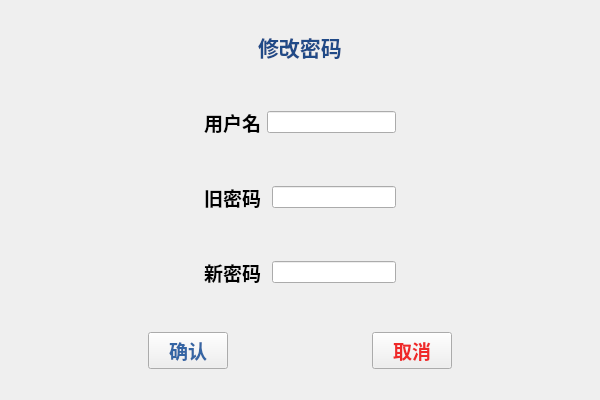
<?xml version="1.0" encoding="UTF-8"?>
<ui version="4.0">
 <class>change_pw</class>
 <widget class="QWidget" name="change_pw">
  <property name="geometry">
   <rect>
    <x>0</x>
    <y>0</y>
    <width>600</width>
    <height>400</height>
   </rect>
  </property>
  <property name="maximumSize">
   <size>
    <width>600</width>
    <height>400</height>
   </size>
  </property>
  <property name="windowTitle">
   <string>Form</string>
  </property>
  <layout class="QGridLayout" name="gridLayout">
   <item row="1" column="0">
    <layout class="QHBoxLayout" name="horizontalLayout">
     <item>
      <spacer name="horizontalSpacer">
       <property name="orientation">
        <enum>Qt::Horizontal</enum>
       </property>
       <property name="sizeHint" stdset="0">
        <size>
         <width>40</width>
         <height>20</height>
        </size>
       </property>
      </spacer>
     </item>
     <item>
      <widget class="QLabel" name="label">
       <property name="font">
        <font>
         <family>AR PL UKai CN</family>
         <pointsize>16</pointsize>
         <weight>75</weight>
         <bold>true</bold>
        </font>
       </property>
       <property name="text">
        <string>&lt;html&gt;&lt;head/&gt;&lt;body&gt;&lt;p&gt;&lt;span style=&quot; color:#204a87;&quot;&gt;修改密码&lt;/span&gt;&lt;/p&gt;&lt;/body&gt;&lt;/html&gt;</string>
       </property>
      </widget>
     </item>
     <item>
      <spacer name="horizontalSpacer_2">
       <property name="orientation">
        <enum>Qt::Horizontal</enum>
       </property>
       <property name="sizeHint" stdset="0">
        <size>
         <width>40</width>
         <height>20</height>
        </size>
       </property>
      </spacer>
     </item>
    </layout>
   </item>
   <item row="2" column="0">
    <layout class="QHBoxLayout" name="horizontalLayout_5">
     <item>
      <spacer name="horizontalSpacer_7">
       <property name="orientation">
        <enum>Qt::Horizontal</enum>
       </property>
       <property name="sizeHint" stdset="0">
        <size>
         <width>40</width>
         <height>20</height>
        </size>
       </property>
      </spacer>
     </item>
     <item>
      <layout class="QVBoxLayout" name="verticalLayout">
       <item>
        <spacer name="verticalSpacer_3">
         <property name="orientation">
          <enum>Qt::Vertical</enum>
         </property>
         <property name="sizeHint" stdset="0">
          <size>
           <width>20</width>
           <height>15</height>
          </size>
         </property>
        </spacer>
       </item>
       <item>
        <layout class="QHBoxLayout" name="horizontalLayout_2">
         <item>
          <widget class="QLabel" name="label_2">
           <property name="font">
            <font>
             <family>AR PL UKai CN</family>
             <pointsize>14</pointsize>
             <weight>75</weight>
             <bold>true</bold>
            </font>
           </property>
           <property name="text">
            <string>用户名</string>
           </property>
          </widget>
         </item>
         <item>
          <widget class="QLineEdit" name="lineEdit"/>
         </item>
        </layout>
       </item>
       <item>
        <spacer name="verticalSpacer">
         <property name="orientation">
          <enum>Qt::Vertical</enum>
         </property>
         <property name="sizeHint" stdset="0">
          <size>
           <width>20</width>
           <height>40</height>
          </size>
         </property>
        </spacer>
       </item>
       <item>
        <layout class="QHBoxLayout" name="horizontalLayout_3">
         <item>
          <widget class="QLabel" name="label_3">
           <property name="font">
            <font>
             <family>AR PL UKai CN</family>
             <pointsize>14</pointsize>
             <weight>75</weight>
             <bold>true</bold>
            </font>
           </property>
           <property name="text">
            <string>旧密码 </string>
           </property>
          </widget>
         </item>
         <item>
          <widget class="QLineEdit" name="lineEdit_2"/>
         </item>
        </layout>
       </item>
       <item>
        <spacer name="verticalSpacer_2">
         <property name="orientation">
          <enum>Qt::Vertical</enum>
         </property>
         <property name="sizeHint" stdset="0">
          <size>
           <width>20</width>
           <height>40</height>
          </size>
         </property>
        </spacer>
       </item>
       <item>
        <layout class="QHBoxLayout" name="horizontalLayout_4">
         <item>
          <widget class="QLabel" name="label_4">
           <property name="font">
            <font>
             <family>AR PL UKai CN</family>
             <pointsize>14</pointsize>
             <weight>75</weight>
             <bold>true</bold>
            </font>
           </property>
           <property name="text">
            <string>新密码 </string>
           </property>
          </widget>
         </item>
         <item>
          <widget class="QLineEdit" name="lineEdit_3"/>
         </item>
        </layout>
       </item>
       <item>
        <spacer name="verticalSpacer_4">
         <property name="orientation">
          <enum>Qt::Vertical</enum>
         </property>
         <property name="sizeHint" stdset="0">
          <size>
           <width>20</width>
           <height>15</height>
          </size>
         </property>
        </spacer>
       </item>
      </layout>
     </item>
     <item>
      <spacer name="horizontalSpacer_8">
       <property name="orientation">
        <enum>Qt::Horizontal</enum>
       </property>
       <property name="sizeHint" stdset="0">
        <size>
         <width>40</width>
         <height>20</height>
        </size>
       </property>
      </spacer>
     </item>
    </layout>
   </item>
   <item row="4" column="0">
    <spacer name="horizontalSpacer_3">
     <property name="orientation">
      <enum>Qt::Horizontal</enum>
     </property>
     <property name="sizeHint" stdset="0">
      <size>
       <width>40</width>
       <height>20</height>
      </size>
     </property>
    </spacer>
   </item>
   <item row="3" column="0">
    <layout class="QHBoxLayout" name="horizontalLayout_6">
     <item>
      <spacer name="horizontalSpacer_6">
       <property name="orientation">
        <enum>Qt::Horizontal</enum>
       </property>
       <property name="sizeHint" stdset="0">
        <size>
         <width>40</width>
         <height>20</height>
        </size>
       </property>
      </spacer>
     </item>
     <item>
      <widget class="QPushButton" name="pushButton">
       <property name="font">
        <font>
         <family>AR PL UKai CN</family>
         <pointsize>14</pointsize>
         <weight>75</weight>
         <bold>true</bold>
        </font>
       </property>
       <property name="styleSheet">
        <string notr="true">color: rgb(52, 101, 164);</string>
       </property>
       <property name="text">
        <string>确认</string>
       </property>
       <property name="icon">
        <iconset resource="image.qrc">
         <normaloff>:/image/38.png</normaloff>:/image/38.png</iconset>
       </property>
      </widget>
     </item>
     <item>
      <spacer name="horizontalSpacer_4">
       <property name="orientation">
        <enum>Qt::Horizontal</enum>
       </property>
       <property name="sizeHint" stdset="0">
        <size>
         <width>40</width>
         <height>20</height>
        </size>
       </property>
      </spacer>
     </item>
     <item>
      <widget class="QPushButton" name="pushButton_2">
       <property name="maximumSize">
        <size>
         <width>600</width>
         <height>400</height>
        </size>
       </property>
       <property name="font">
        <font>
         <family>AR PL UKai CN</family>
         <pointsize>14</pointsize>
         <weight>75</weight>
         <bold>true</bold>
        </font>
       </property>
       <property name="styleSheet">
        <string notr="true">color: rgb(239, 41, 41);</string>
       </property>
       <property name="text">
        <string>取消</string>
       </property>
       <property name="icon">
        <iconset resource="image.qrc">
         <normaloff>:/image/39.png</normaloff>:/image/39.png</iconset>
       </property>
      </widget>
     </item>
     <item>
      <spacer name="horizontalSpacer_5">
       <property name="orientation">
        <enum>Qt::Horizontal</enum>
       </property>
       <property name="sizeHint" stdset="0">
        <size>
         <width>40</width>
         <height>20</height>
        </size>
       </property>
      </spacer>
     </item>
    </layout>
   </item>
   <item row="0" column="0">
    <spacer name="horizontalSpacer_9">
     <property name="orientation">
      <enum>Qt::Horizontal</enum>
     </property>
     <property name="sizeHint" stdset="0">
      <size>
       <width>40</width>
       <height>20</height>
      </size>
     </property>
    </spacer>
   </item>
  </layout>
 </widget>
 <resources>
  <include location="image.qrc"/>
 </resources>
 <connections/>
</ui>
